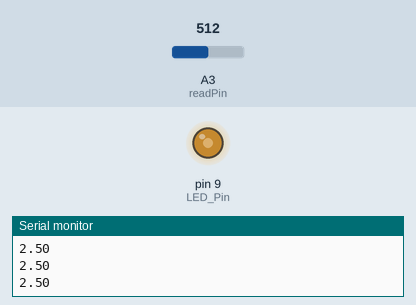
This sketch was run on a simulated Arduino Uno, built with avr-gcc and run on an emulated ATmega328P. Parts: output pins drawn as LEDs (lit = HIGH), the last lines printed to the serial monitor. The inputs (shaded band) are chosen by the test bench; at power-on: A3 (readPin) = 512.

Above: at 1.2 s.
1.3 s: A3 (readPin) set to 716
At 2.5 s:
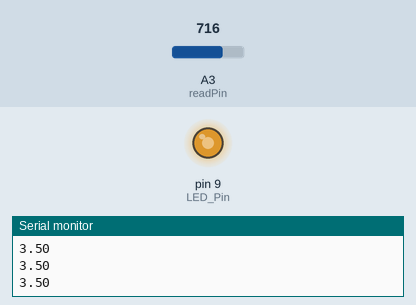
2.8 s: A3 (readPin) set to 900
At 3.9 s:
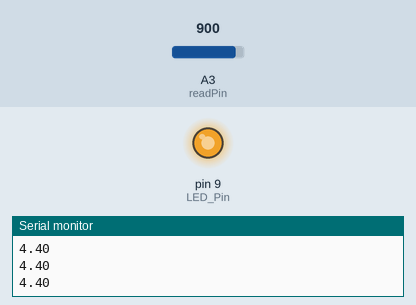
4.3 s: A3 (readPin) set to 122
At 5.2 s:
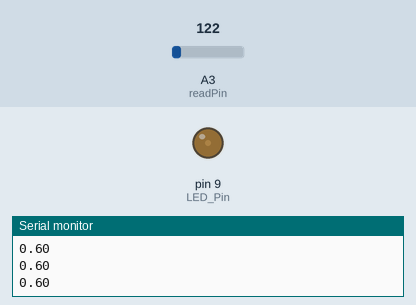
5.8 s: A3 (readPin) set to 0
At 7.0 s:
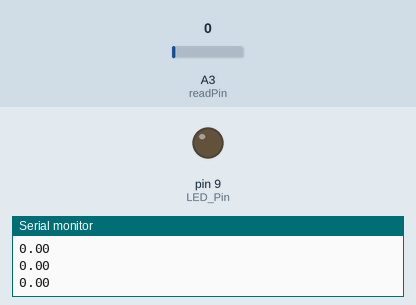
7.3 s: A3 (readPin) set to 511
At 8.4 s:
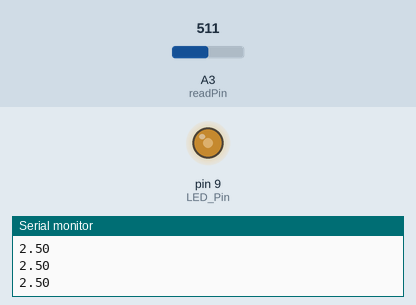
Timing chart, 0 to 9.8 s (numbered marks = the images above; inputs shaded):
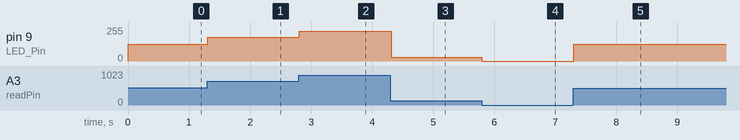

The sketch:

LED_Dimmer.ino
```cpp
int LED_Pin=9;
int readPin=A3;
float Voltage;
float LED_Voltage;
int wait=15;
void setup() {
  // put your setup code here, to run once:
Serial.begin(9600);
pinMode(LED_Pin,OUTPUT);
pinMode(readPin,INPUT);
}

void loop() {
  // put your main code here, to run repeatedly:
Voltage=analogRead(readPin)*(5./1023.);
Serial.println(Voltage);
LED_Voltage=Voltage*(255./5.);
analogWrite(LED_Pin,LED_Voltage);
delay(wait);
}
```

Measured:
- after the input at 1.3 s, pin 9 (LED_Pin): 127/255 → 178/255 at once
- after the input at 2.8 s, pin 9 (LED_Pin): 178/255 → 224/255 at once
- after the input at 4.3 s, pin 9 (LED_Pin): 224/255 → 30/255 at once
- after the input at 5.8 s, pin 9 (LED_Pin): 30/255 → 0/255 at once
- after the input at 7.3 s, pin 9 (LED_Pin): 0/255 → 127/255 at once
